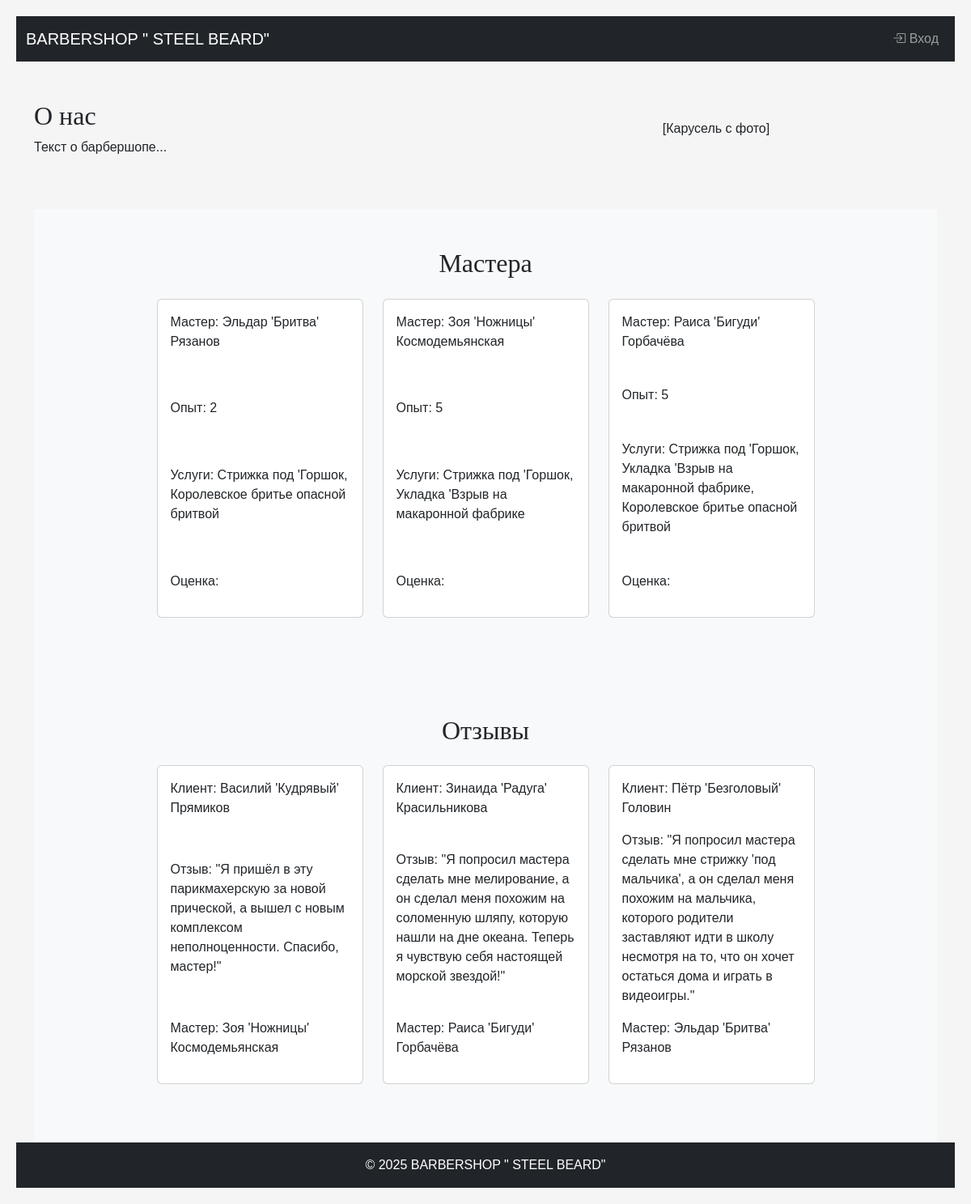
Before: / with the older database file.
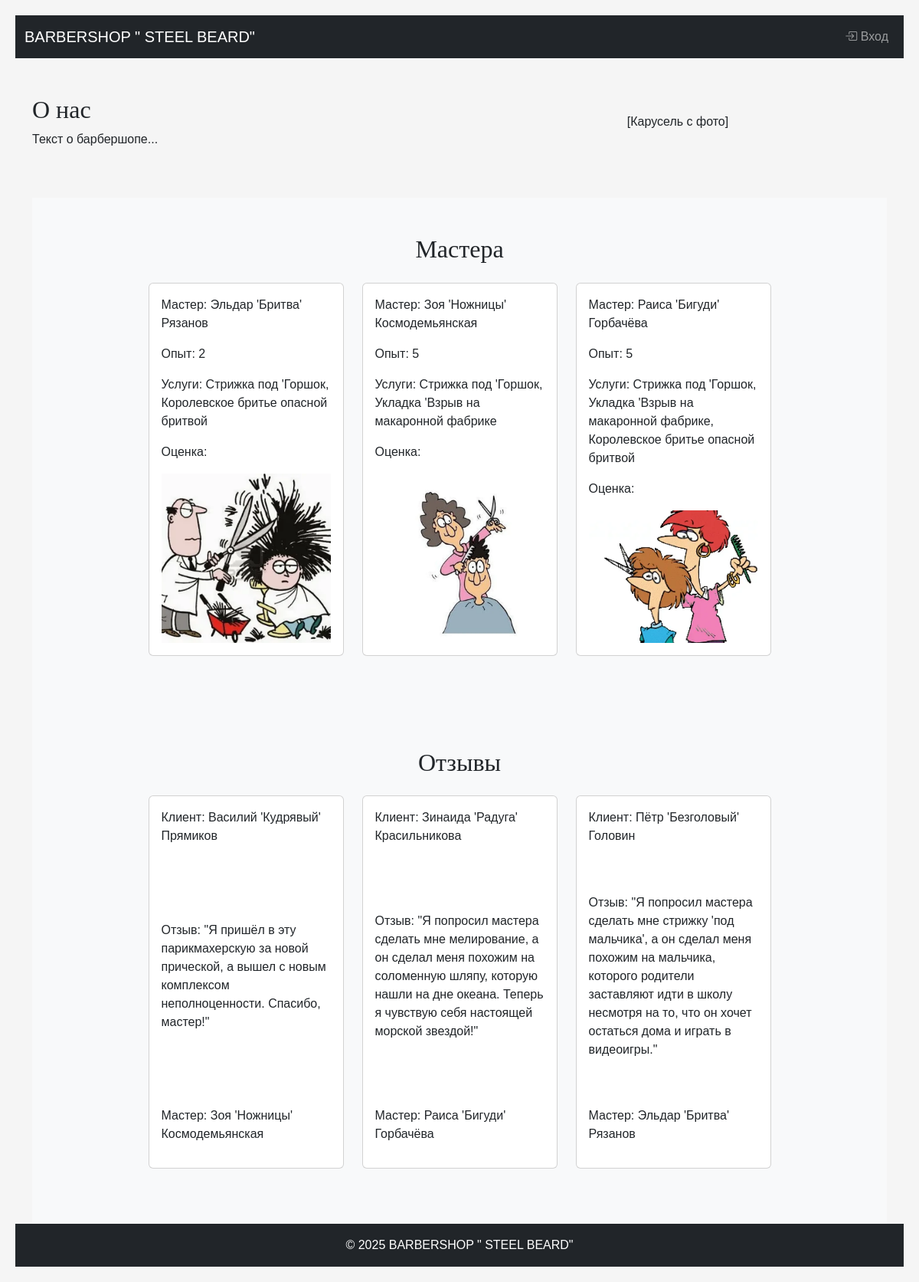
After: the same page with the newer database file.
### core/models.py (models this page shows, shortened)
class Master(models.Model):
    name = models.CharField(max_length=150, verbose_name="Имя")
    photo = models.ImageField(upload_to="masters/", blank=True, null=True, verbose_name="Фотография")
    phone = models.CharField(max_length=20, verbose_name="Телефон")
    address = models.CharField(max_length=255, verbose_name="Адрес")
    experience = models.PositiveIntegerField(verbose_name="Стаж работы", help_text="Опыт работы в годах")
    services = models.ManyToManyField("Service", related_name='masters', verbose_name='Услуги')
    is_active = models.BooleanField(default=True, verbose_name="Активен")

class Service(models.Model):
    name = models.CharField(max_length=200, verbose_name="Название")
    description = models.TextField(blank=True, verbose_name="Описание")
    price = models.DecimalField(max_digits=10, decimal_places=2, verbose_name="Цена")
    duration = models.PositiveIntegerField(verbose_name="Длительность", help_text="Время выполнения в минутах")
    is_popular = models.BooleanField(default=False, verbose_name="Популярная услуга")
    image = models.ImageField(upload_to="services/", blank=True, verbose_name="Изображение")

class Review(models.Model):
    text = models.TextField(verbose_name="Текст отзыва")
    client_name = models.CharField(max_length=100, blank=True, verbose_name="Имя клиента")
    master = models.ForeignKey("Master", on_delete=models.CASCADE, verbose_name="Мастер")
    photo = models.ImageField(upload_to="reviews/", blank=True, null=True, verbose_name="Фотография")
    created_at = models.DateTimeField(auto_now_add=True, verbose_name="Дата создания")
    rating = models.PositiveSmallIntegerField(default=5,validators=[MinValueValidator(1), MaxValueValidator(5)], verbose_name="Оценка")
    is_published = models.BooleanField(default=True, verbose_name="Опубликован")

### core/views.py (the view)
# urls.py: path('', landing, name='landing'),
def landing(request) -> HttpResponse:
    masters = Master.objects.all()
    services = Service.objects.all()
    reviews = Review.objects.all()
    context = {
        "masters": masters,
        "services": services,
        "reviews": reviews,
    }
    return render(request, "landing.html", context=context)

### core/context_processors.py (called while the page is built)
def menu_items(request):
    menu = [
        {"title": "Главная", "url_name": "landing", "url": reverse("landing")},
        {
            "title": "Мастера",
            "url": reverse("landing") + "#masters",
        },
        {
            "title": "Услуги",
            "url": reverse("landing") + "#services",
        },
        {
            "title": "Отзывы",
            "url": reverse("landing") + "#reviews",
        },
        {
            "title": "Записаться",
            "url": reverse("landing") + "#get-order",
        },
    ]
    menu_staff = [
        {"title": "Заявки", "url": reverse("orders")},
    ]
    return {"menu_items": menu, "menu_staff_items": menu_staff}

### templates/landing.html (shortened to what this page needs)
{% extends "base.html" %}
{% block content %}
    <div class="container">
        <section id="about" class="py-5">
            <div class="row align-items-center">
                <div class="col-md-6">
                    <h2>О нас</h2>
                    <p>Текст о барбершопе...</p>
                </div>
                <div class="col-md-6">
                    <p class="text-center">[Карусель с фото]</p>
                </div>
            </div>
        </section>
        <section id="master" class="py-5 bg-light">
            <h2 class="text-center mb-4">Мастера</h2>
            <div class="container">
                <div class="row justify-content-center flex-wrap overflow-auto">
                    {% for master in masters %}
                        <div class="col-md-6 col-lg-3 mb-4">
                            <div class="card">
                                <div class="card-body">
                                    <p>Мастер: {{ master.name }}</p>
                                    <p>Опыт: {{ master.experience }}</p>
                                    <p>Услуги: {% for service in master.services.all %}{{ service.name }}{% if not forloop.last %}, {% endif %}{% endfor %}</p>
                                    <p>Оценка: {{ master.rating }}</p>
                                    {% if master.photo %}
                                        <img src="{{ master.photo.url }}" alt="Фото мастера" class="master-photo">
                                    {% endif %}
                                </div>
                            </div>
                        </div>
                    {% endfor %}
                </div>
            </div>
        </section>
        <section id="review" class="py-5 bg-light">
            <h2 class="text-center mb-4">Отзывы</h2>
            <div class="container">
                <div class="row justify-content-center flex-wrap overflow-auto">
                    {% for review in reviews %}
                        <div class="col-md-6 col-lg-3 mb-4">
                            <div class="card">
                                <div class="card-body">
                                    <p>Клиент: {{ review.client_name }}</p>
                                    <p>Отзыв: {{ review.text }}</p>
                                    <p>Мастер: {{ review.master.name }}</p>
                                </div>
                            </div>
                        </div>
                    {% endfor %}
                </div>
            </div>
        </section>
    </div>
{% endblock content %}

### templates/base.html (shortened to what this page needs)
{% load static %}
<!DOCTYPE html>
<html lang="ru">
<head>
    {% block styles %}
    <link href="https://cdn.jsdelivr.net/npm/bootstrap@5.3.3/dist/css/bootstrap.min.css" rel="stylesheet"><link rel="stylesheet" href="https://cdn.jsdelivr.net/npm/bootstrap-icons@1.11.3/font/bootstrap-icons.css">
    <link rel="stylesheet" href="https://cdn.jsdelivr.net/npm/bootstrap-icons@1.11.1/font/bootstrap-icons.css">
    <link rel="stylesheet" href="{% static 'css/main.css' %}">
    {% endblock styles %}
</head>
        {% include 'include_menu.html' %}
      <main class="flex-grow-1">
        {% block content %}{% endblock %}
      </main>
      <footer class="footer mt-auto py-3 bg-dark text-white">
        <div class="container text-center">
          <span>© 2025 BARBERSHOP " STEEL BEARD"</span>
        </div>
      </footer>
</body>
</html>

### templates/include_menu.html (shortened to what this page needs)
<nav class="navbar navbar-expand-lg navbar-dark bg-dark">
    <div class="container-fluid">
        <a class="navbar-brand" href="{% url 'landing' %}">BARBERSHOP " STEEL BEARD"</a>
        <div class="collapse navbar-collapse" id="navbarNav">
            <ul class="navbar-nav">
                {% if user.is_authenticated %}
                    {% for item in staff_menu %}
                         <li class="nav-item">
                            <a class="nav-link" href="{{ item.url }}">
                                <i class="bi {{ item.icon_class }}"></i> {{ item.name }}
                            </a>
                        </li>
                    {% endfor %}
                    {% comment %} <li class="nav-item">
                        <a class="nav-link" href="{% url 'logout' %}">
                            <i class="bi bi-box-arrow-right"></i> Выход
                        </a>
                    </li> {% endcomment %}
                {% else %}
                    <li class="nav-item">
                        <a class="nav-link" href="{% url 'login' %}">
                            <i class="bi bi-box-arrow-in-right"></i> Вход
                        </a>
                    </li>
                {% endif %}
            </ul>
        </div>
    </div>
</nav>

### static/css/main.css (style rules this page uses)
:root { --font-family-base: "Roboto", sans-serif; --font-family-heading: "Playfair Display", serif; --bs-body-font-family: var(--font-family-base); --bs-primary: #8b4513; --bs-secondary: #d2b48c; --bs-light: #f5f5dc; --bs-dark: #1f0d56; --bs-white: #ffffff; }
.card { height: 100%; }
.master-photo { width: 100%; height: 100%; object-fit: cover; }
.card-body { height: 100%; display: flex; flex-direction: column; justify-content: space-between; }
h1, h2, h3, h4, h5, h6 { font-family: var(--font-family-heading); }
.footer { background-color: var(--bs-dark); }

Changed rows visible on the page:
changed Master "Эльдар 'Бритва' Рязанов": photo: picture added
changed Master "Зоя 'Ножницы' Космодемьянская": photo: picture added
changed Master "Раиса 'Бигуди' Горбачёва": photo: picture added
